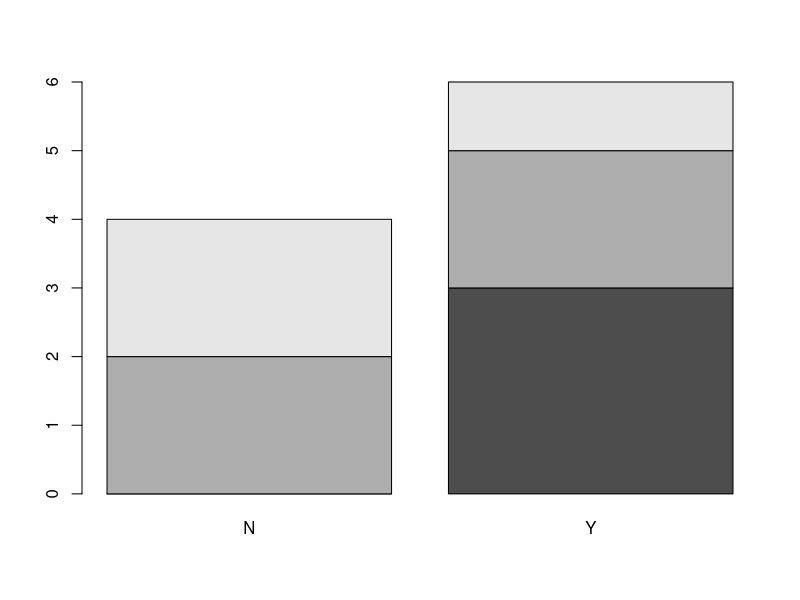
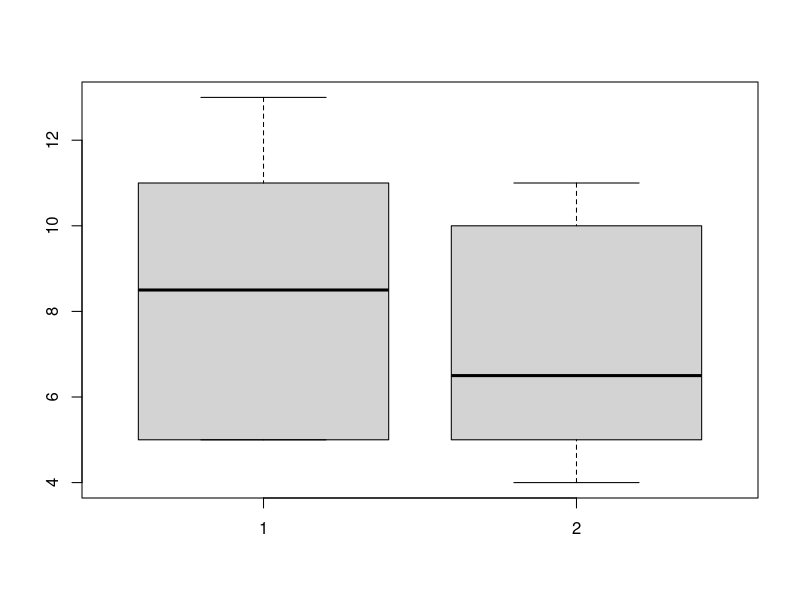

The R script that drew these images, in order:
#bivariate analysis 
#data recorded on survey about students who smoke and hours studied
#first, create two vectors that hold the data
#then use the table command

#vector for the yes/no smoking
smokes = c("Y","N","N","Y","N","Y","Y","Y","N","Y")

#vector for hours studied
amount = c(1,2,2,3,3,1,2,1,3,2)

#create a table
table(smokes, amount)


# What would be nice to have are the marginal totals and the proportions. 
# For example, what proportion of smokers study 5 hours or less. 
# We know that this is 3 /(3+2+1) = 1/2, but how can we do this in R?
# The command prop.table will compute this for us. 
# It needs to be told the table to work on, and a number to indicate 
# if you want the row proportions (a 1) or the column proportions (a 2) 
# the default is to just find proportions.


#store the table
tmp = table(smokes, amount)

#store the number of digits
old.digits = options("digits")

#only print 3 decimal places
options(digits = 3)

#the rows sum to 1 now
prop.table(tmp, 1)


#the columns sum to 1 now
prop.table(tmp,2)






# Use of Barplot
barplot(table(amount, smokes))




# Handling bivariate data: categorical vs. numerical
#ex./ drug test of experimental (x) vs control (y) groups

x = c(5, 5, 5, 13, 7, 11, 11, 9, 8, 9)
y = c(11, 8, 4, 5, 9, 5, 10, 5, 4, 10)
boxplot(x,y)


